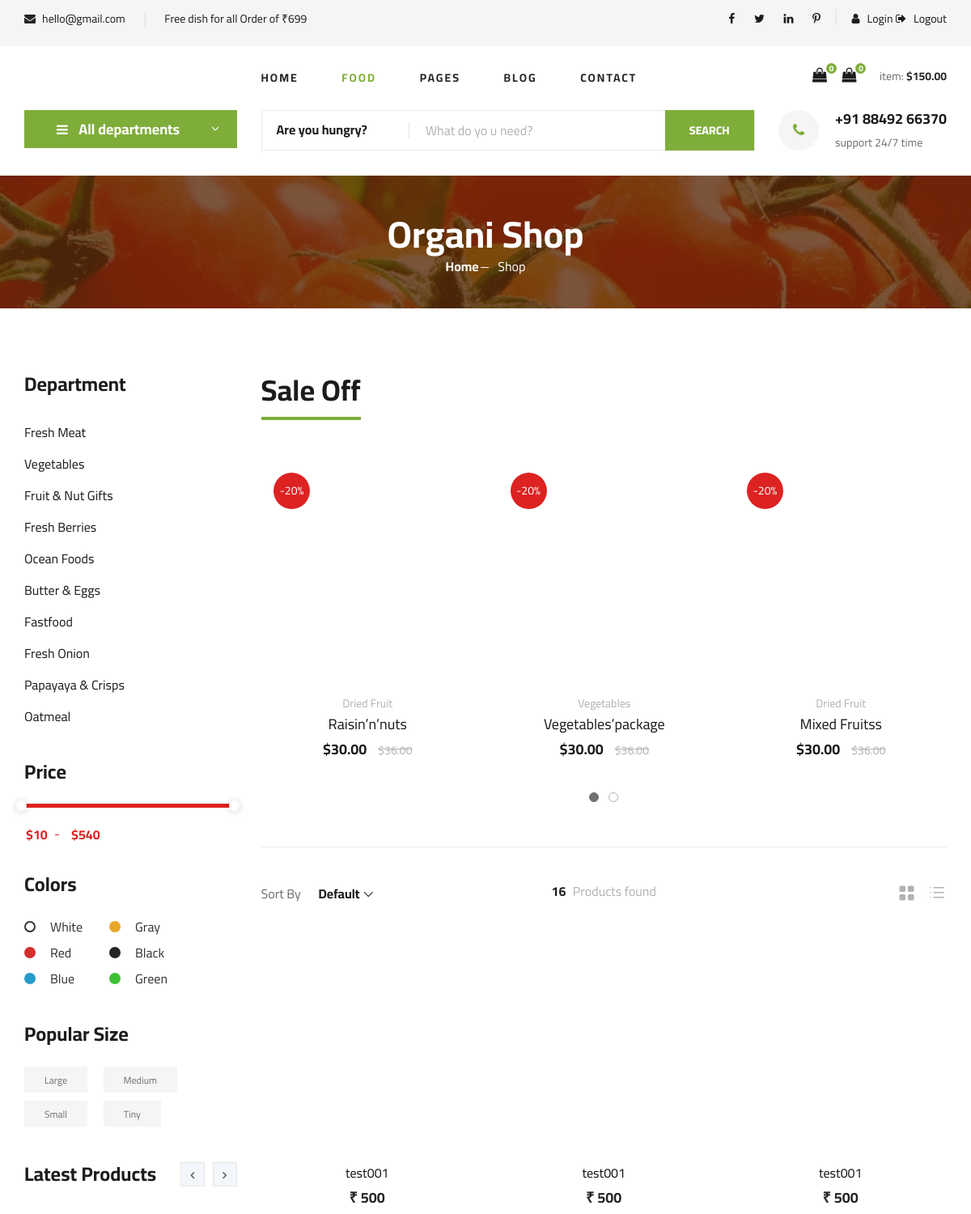
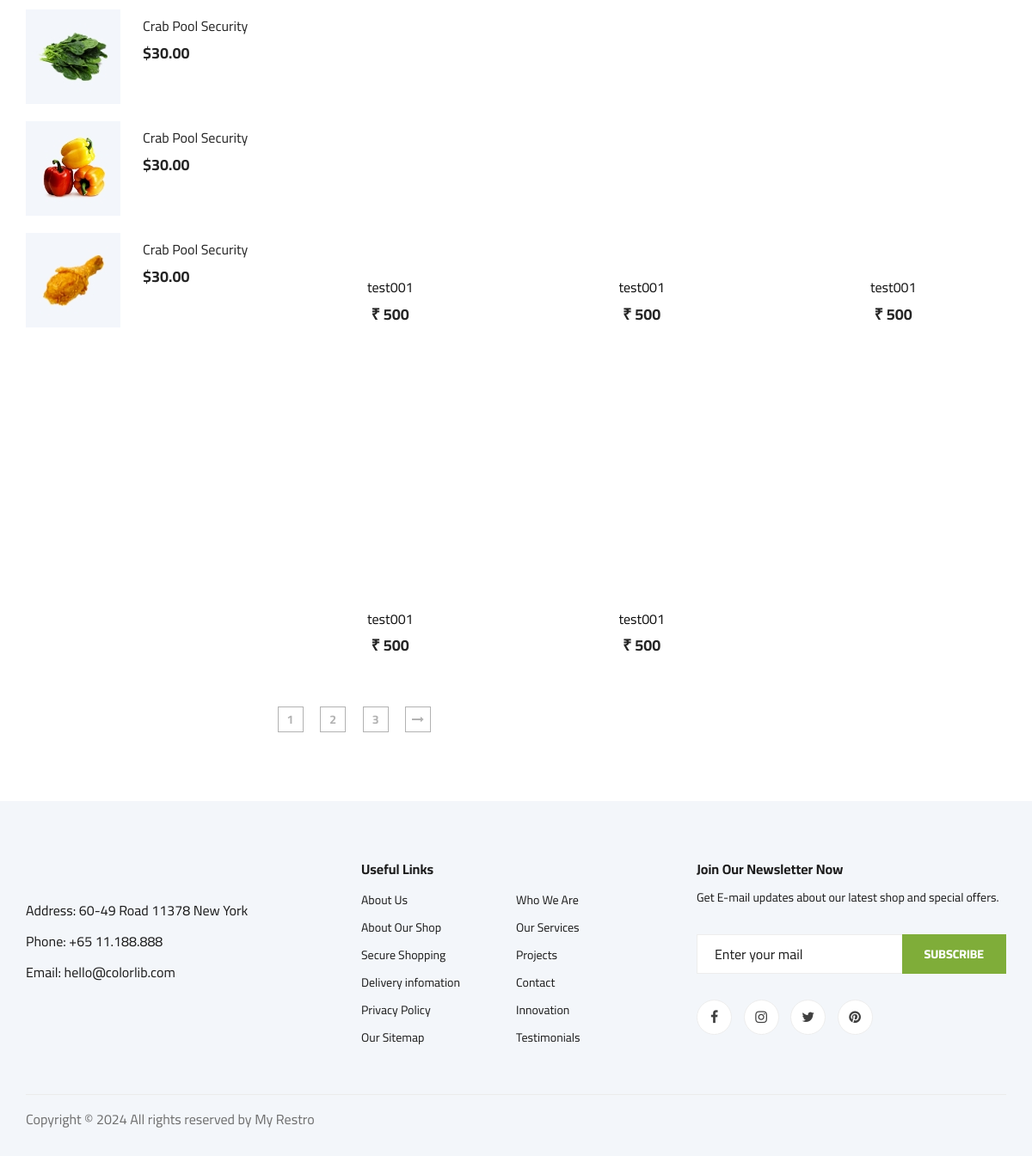
Screenshot of /food.php with the database file from the repository (2 pictures, top to bottom).
### tables this page shows
CREATE TABLE `food` (
  `food_id` int(255) NOT NULL,
  `food_name` varchar(255) NOT NULL,
  `food_about` varchar(2000) NOT NULL,
  `food_description` varchar(255) NOT NULL,
  `food_info` varchar(255) NOT NULL,
  `food_img` varchar(255) NOT NULL,
  `food_price` varchar(255) NOT NULL,
  `food_type` varchar(255) NOT NULL,
  `food_time` varchar(255) NOT NULL,
  `food_category` varchar(255) NOT NULL,
  `food_tag` varchar(255) NOT NULL,
  `food_date` varchar(255) NOT NULL,
  `food_admin` varchar(255) NOT NULL
);

### food.php (the view, shortened to what the rows shown need)
<!DOCTYPE html>
<html lang="zxx">
<head>
    <link rel="stylesheet" href="css/bootstrap.min.css" type="text/css">
    <link rel="stylesheet" href="css/font-awesome.min.css" type="text/css">
    <link rel="stylesheet" href="css/elegant-icons.css" type="text/css">
    <link rel="stylesheet" href="css/nice-select.css" type="text/css">
    <link rel="stylesheet" href="css/jquery-ui.min.css" type="text/css">
    <link rel="stylesheet" href="css/owl.carousel.min.css" type="text/css">
    <link rel="stylesheet" href="css/slicknav.min.css" type="text/css">
    <link rel="stylesheet" href="css/style.css" type="text/css">
</head>
<body>
    <section class="breadcrumb-section set-bg" data-setbg="img/breadcrumb.jpg">
        <div class="container">
            <div class="row">
                <div class="col-lg-12 text-center">
                    <div class="breadcrumb__text">
                        <h2>Organi Shop</h2>
                    </div>
                </div>
            </div>
        </div>
    </section>
    <section class="product spad">
        <div class="container">
            <div class="row">
                <div class="col-lg-9 col-md-7">
                    <div class="product__discount">
                        <div class="section-title product__discount__title">
                            <h2>Sale Off</h2>
                        </div>
                    </div>
                    <div class="row">
                        <?php
                        include "include/config.php";
                        $sql = "SELECT * FROM food";
                        $result = mysqli_query($conn, $sql);
                        if (mysqli_num_rows($result) > 0) {
                            while ($row = mysqli_fetch_assoc($result)) {
                                ?>
                                <div class="col-lg-4 col-md-6 col-sm-6">
                                    <div class="product__item">
                                        <div class="product__item__pic set-bg"
                                            data-setbg="admin/upload/food_img/<?php echo $row["food_img"]; ?>">
                                        </div>
                                        <a href="food-details.php?fid=<?php echo $row['food_id']; ?>">
                                            <div class="product__item__text">
                                                <h6>
                                                    <?php echo $row['food_name']; ?>
                                                </h6>
                                                <h5>₹
                                                    <?php echo $row['food_price']; ?>
                                                </h5>
                                            </div>
                                        </a>
                                    </div>
                                </div>
                            <?php }
                        } ?>
                    </div>
                </div>
            </div>
        </div>
    </section>
</body>
</html>

### rows the page displays
food: food_name "test001", food_price "500"
food: food_name "test001", food_price "500"
food: food_name "test001", food_price "500"
food: food_name "test001", food_price "500"
food: food_name "test001", food_price "500"
food: food_name "test001", food_price "500"
food: food_name "test001", food_price "500"
food: food_name "test001", food_price "500"
